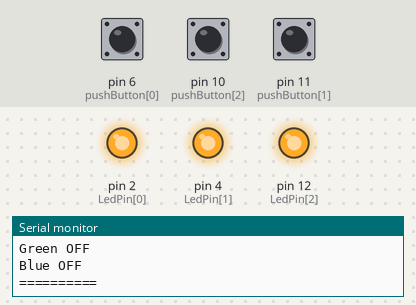
Bench run of a sketch on a simulated Arduino Uno, built with avr-gcc and run on an emulated ATmega328P. Shown: output pins drawn as LEDs (lit = HIGH), the last lines printed to the serial monitor. The inputs (shaded band) are chosen by the test bench; at power-on: pin 6 (pushButton[0]) HIGH, pin 10 (pushButton[2]) HIGH, pin 11 (pushButton[1]) HIGH.

Above: at 1.2 s.
1.3 s: pin 6 (pushButton[0]) pulled LOW for 0.15 s
At 2.8 s:
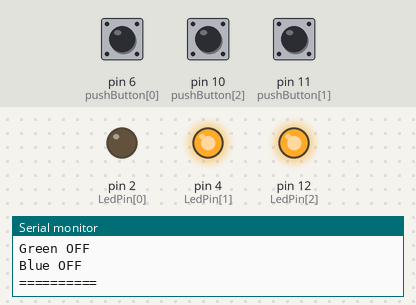
3.1 s: pin 10 (pushButton[2]) pulled LOW for 0.15 s
At 4.4 s:
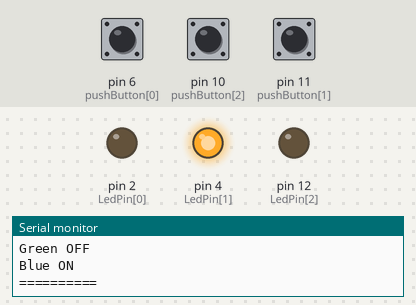
4.9 s: pin 11 (pushButton[1]) pulled LOW for 0.15 s
At 6.0 s:
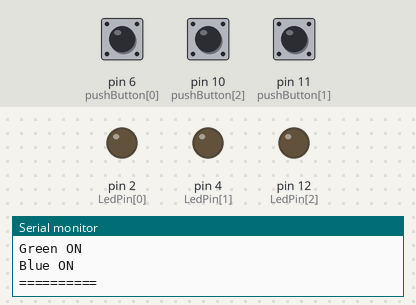
6.7 s: pin 6 (pushButton[0]) pulled LOW for 1 s
At 8.3 s:
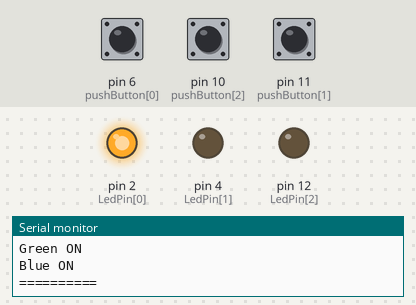
9.3 s: pin 10 (pushButton[2]) pulled LOW for 1 s
At 11.6 s:
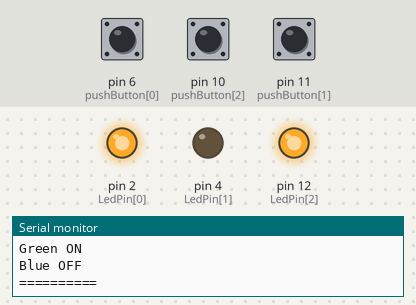
11.9 s: pin 6 (pushButton[0]) pulled LOW for 0.15 s
At 13.5 s:
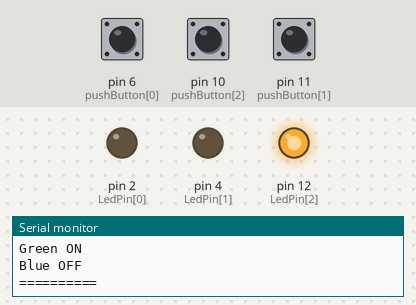
Timing chart, 0 to 14.7 s (numbered marks = the images above; inputs shaded):
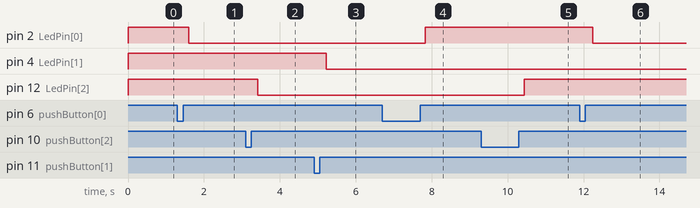

The sketch:

Finish_semester_Arduino.ino
```cpp
const int pushButton[] ={6,11,10};                           // define push button inputs
const int LedPin[]={2,4,12};                                //  3 Leds pins
String LedsNames[] ={"Red","Green","Blue"};                // Leds Names
int pushed[] ={0,0,0};                                    // status of each buttons
int LedsStatus[] ={HIGH,HIGH,HIGH};                      // initial status of Leds


void setup() {

  Serial.begin(9600);
  for(int i=0; i<3; i++)
  {
    pinMode(pushButton[i], INPUT_PULLUP);
    pinMode(LedPin[i], OUTPUT);
    digitalWrite(LedPin[i], HIGH);
  }

}

void loop() {

  for(int i=0; i<3; i++)
  {
     int  val = digitalRead(pushButton[i]);
    if(val == HIGH && LedsStatus[i] == LOW){

      pushed[i] = 1-pushed[i];
      delay(100);
    }

  LedsStatus[i] = val;

      if(pushed[i] == HIGH){
        Serial.print(LedsNames[i]);
        Serial.println(" ON");
        digitalWrite(LedPin[i], LOW);

      }else{
        Serial.print(LedsNames[i]);
        Serial.println(" OFF");
        digitalWrite(LedPin[i], HIGH);

      }

  }
    Serial.println("==========");
  delay(100);

}
```

Measured:
- after the input at 1.3 s, pin 2 (LedPin[0]): HIGH → LOW after 0.31 s
- after the input at 3.1 s, pin 12 (LedPin[2]): HIGH → LOW after 0.31 s
- after the input at 4.9 s, pin 4 (LedPin[1]): HIGH → LOW after 0.32 s
- after the input at 6.7 s, pin 2 (LedPin[0]): LOW → HIGH after 1.1 s
- after the input at 9.3 s, pin 12 (LedPin[2]): LOW → HIGH after 1.1 s
- after the input at 11.9 s, pin 2 (LedPin[0]): HIGH → LOW after 0.35 s
